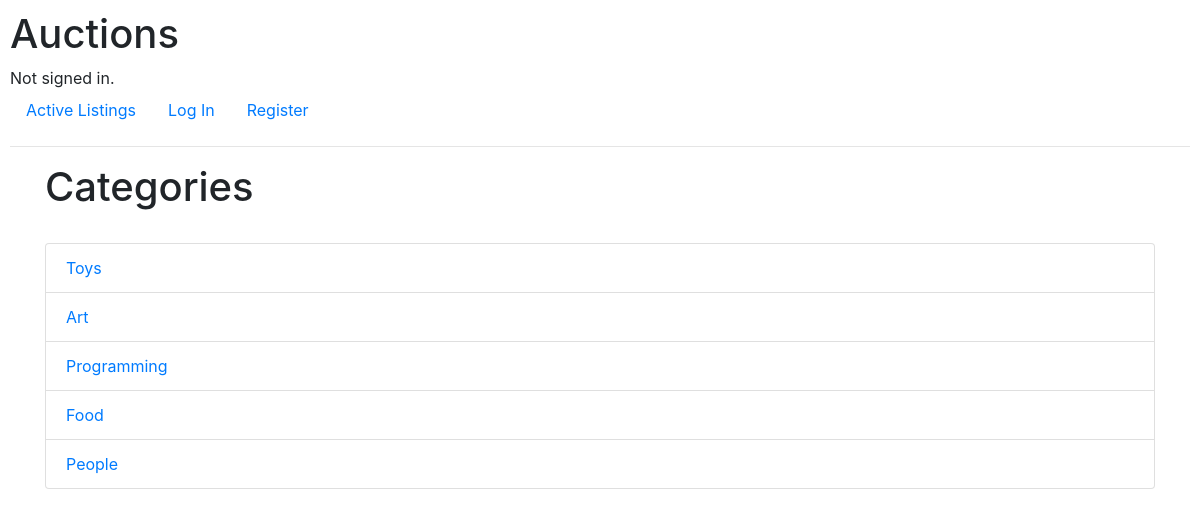
Page /categories/ on the committed database.
### auctions/models.py (models this page shows, shortened)
class Category(models.Model):
    name = models.CharField(max_length=200)

### auctions/views.py (the view)
# urls.py: path('categories/', views.categories, name='categories'),
def categories(request):
    categories = Category.objects.all()
    return render(request, 'auctions/categories.html', {
        'categories': categories
        })

### auctions/templates/auctions/categories.html
{% extends "auctions/layout.html" %}
{% block body %}
    <div class="container">
        <div class="row">
            <div class="col-md-12">
                <h1>Categories</h1>
                <br>
            </div>
        </div>
        <div class="row">
            <div class="col-md-12">
                <div class="list-group">
                    {% for category in categories %}
                        <a href="{% url 'category' category_id=category.id %}" class="list-group-item">
                            {{ category.name }}
                        </a>
                    {% endfor %}
                </div>
            </div>
        </div>
    </div>
{% endblock %}

### auctions/static/auctions/styles.css (style rules this page uses)
body { padding: 10px; }

### rows in the picture
Category: name "Toys"
Category: name "Art"
Category: name "Programming"
Category: name "Food"
Category: name "People"
